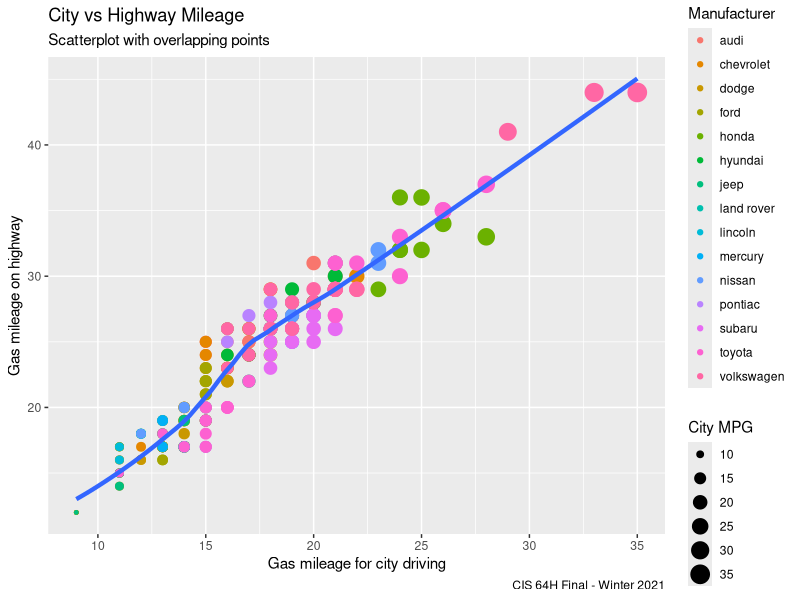

The R script that drew this image:
# Caden Pun 3/28/24

library(ggplot2)
data("mpg", package = "ggplot2")
p <- ggplot(mpg, aes(x = cty, y = hwy))

p <- p + geom_point(aes(col = manufacturer, size = cty)) +
    geom_smooth(se = FALSE, linewidth = 1.5)

p <- p + labs(
  title = "City vs Highway Mileage",
  subtitle = "Scatterplot with overlapping points",
  y = "Gas mileage on highway", x = "Gas mileage for city driving",
  caption = "CIS 64H Final - Winter 2021"
)
p <- p + labs(color = "Manufacturer", size = "City MPG")

plot(p)